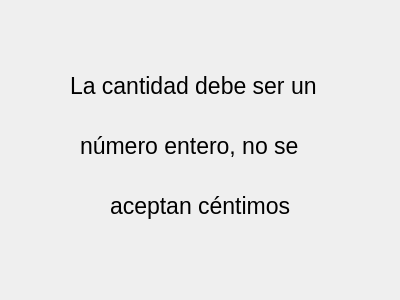
<?xml version="1.0" encoding="UTF-8"?>
<ui version="4.0">
 <class>Dialog</class>
 <widget class="QDialog" name="Dialog">
  <property name="geometry">
   <rect>
    <x>0</x>
    <y>0</y>
    <width>400</width>
    <height>300</height>
   </rect>
  </property>
  <property name="windowTitle">
   <string>Dialog</string>
  </property>
  <widget class="QLabel" name="label_2">
   <property name="geometry">
    <rect>
     <x>70</x>
     <y>-10</y>
     <width>311</width>
     <height>191</height>
    </rect>
   </property>
   <property name="font">
    <font>
     <pointsize>17</pointsize>
    </font>
   </property>
   <property name="text">
    <string>La cantidad debe ser un </string>
   </property>
  </widget>
  <widget class="QLabel" name="label_3">
   <property name="geometry">
    <rect>
     <x>80</x>
     <y>50</y>
     <width>311</width>
     <height>191</height>
    </rect>
   </property>
   <property name="font">
    <font>
     <pointsize>17</pointsize>
    </font>
   </property>
   <property name="text">
    <string>número entero, no se </string>
   </property>
  </widget>
  <widget class="QLabel" name="label_4">
   <property name="geometry">
    <rect>
     <x>110</x>
     <y>110</y>
     <width>311</width>
     <height>191</height>
    </rect>
   </property>
   <property name="font">
    <font>
     <pointsize>17</pointsize>
    </font>
   </property>
   <property name="text">
    <string>aceptan céntimos</string>
   </property>
  </widget>
 </widget>
 <resources/>
 <connections/>
</ui>
